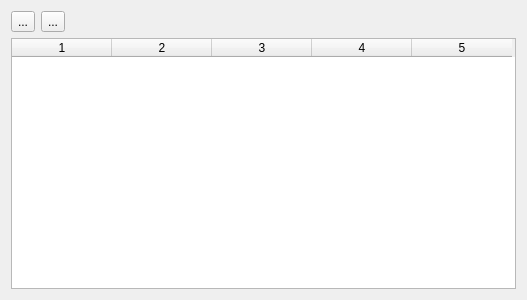
<?xml version="1.0" encoding="UTF-8"?>
<ui version="4.0">
 <class>NetWorkManager</class>
 <widget class="QWidget" name="NetWorkManager">
  <property name="geometry">
   <rect>
    <x>0</x>
    <y>0</y>
    <width>527</width>
    <height>300</height>
   </rect>
  </property>
  <property name="windowTitle">
   <string>Network Manager</string>
  </property>
  <layout class="QVBoxLayout" name="verticalLayout">
   <item>
    <layout class="QHBoxLayout" name="horizontalLayout">
     <item>
      <widget class="QToolButton" name="addButton">
       <property name="text">
        <string>...</string>
       </property>
       <property name="icon">
        <iconset resource="resources.qrc">
         <normaloff>:/img/add.png</normaloff>:/img/add.png</iconset>
       </property>
      </widget>
     </item>
     <item>
      <widget class="QToolButton" name="subButton">
       <property name="text">
        <string>...</string>
       </property>
       <property name="icon">
        <iconset resource="resources.qrc">
         <normaloff>:/img/sub.png</normaloff>:/img/sub.png</iconset>
       </property>
      </widget>
     </item>
     <item>
      <spacer name="horizontalSpacer">
       <property name="orientation">
        <enum>Qt::Horizontal</enum>
       </property>
       <property name="sizeHint" stdset="0">
        <size>
         <width>40</width>
         <height>20</height>
        </size>
       </property>
      </spacer>
     </item>
    </layout>
   </item>
   <item>
    <widget class="QTableWidget" name="networkTable">
     <property name="rowCount">
      <number>0</number>
     </property>
     <property name="columnCount">
      <number>5</number>
     </property>
     <column/>
     <column/>
     <column/>
     <column/>
     <column/>
    </widget>
   </item>
  </layout>
 </widget>
 <resources>
  <include location="resources.qrc"/>
 </resources>
 <connections>
  <connection>
   <sender>addButton</sender>
   <signal>clicked()</signal>
   <receiver>NetWorkManager</receiver>
   <slot>AddNetWork()</slot>
   <hints>
    <hint type="sourcelabel">
     <x>21</x>
     <y>23</y>
    </hint>
    <hint type="destinationlabel">
     <x>80</x>
     <y>35</y>
    </hint>
   </hints>
  </connection>
  <connection>
   <sender>subButton</sender>
   <signal>clicked()</signal>
   <receiver>NetWorkManager</receiver>
   <slot>SubNetWork()</slot>
   <hints>
    <hint type="sourcelabel">
     <x>58</x>
     <y>21</y>
    </hint>
    <hint type="destinationlabel">
     <x>220</x>
     <y>39</y>
    </hint>
   </hints>
  </connection>
 </connections>
 <slots>
  <slot>AddNetWork()</slot>
  <slot>SubNetWork()</slot>
 </slots>
</ui>
